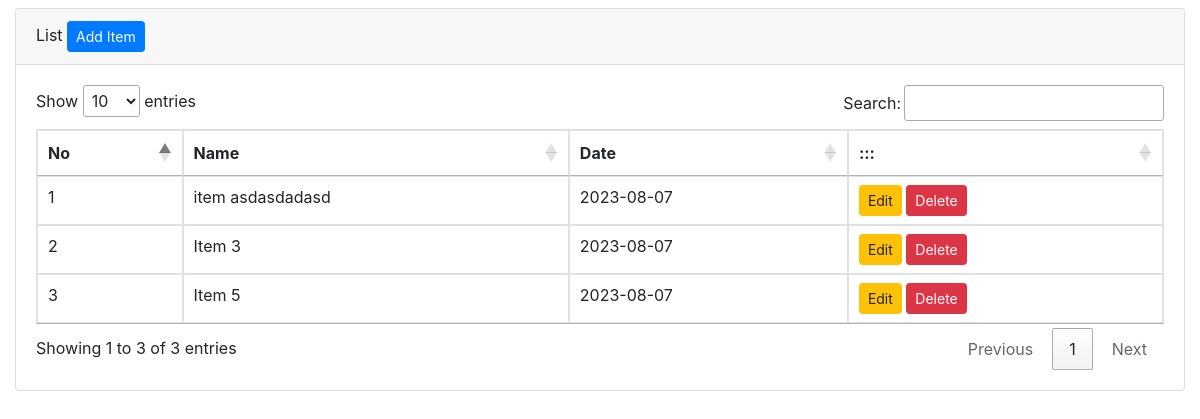
Before: / with the older database file.
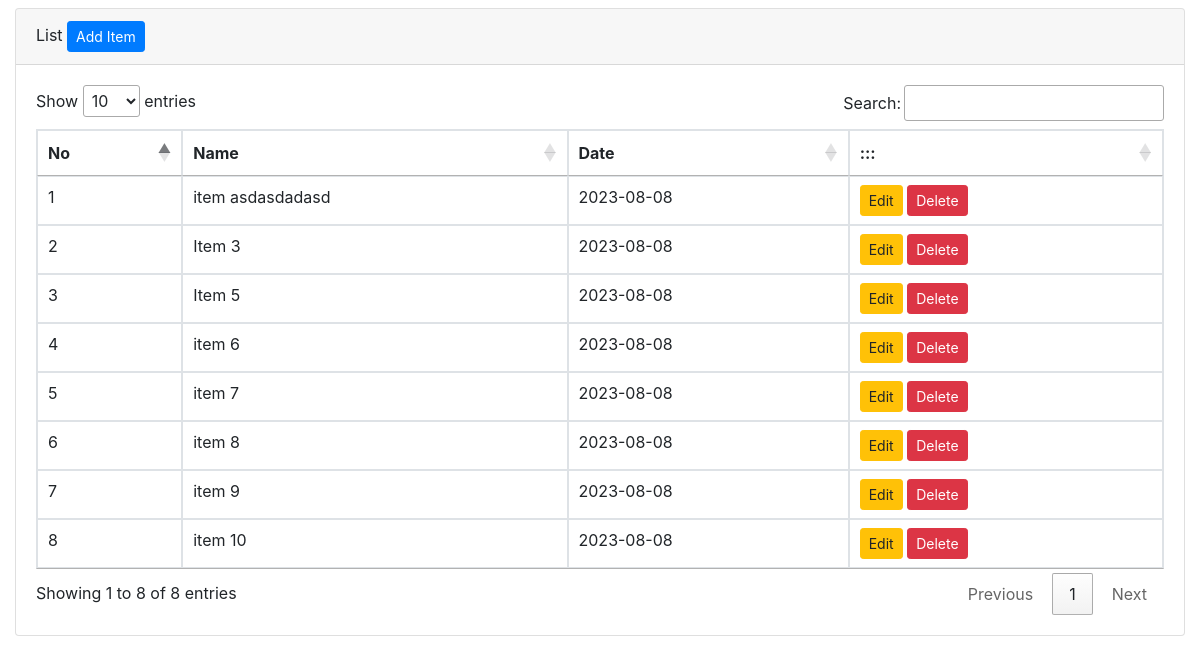
After: the same page with the newer database file.
### tables this page shows
CREATE TABLE `items` (
  `i_id` int(11) NOT NULL,
  `i_name` varchar(255) NOT NULL,
  `i_description` text NOT NULL,
  `i_date` date NOT NULL,
  `i_picture` varchar(255) NOT NULL,
  `i_price` double NOT NULL,
  `i_colors` varchar(100) NOT NULL,
  `i_url` varchar(1000) NOT NULL
);

### index.php (the view, shortened to what this page needs)
<?php
$conn = mysqli_connect("127.0.0.1", "root", "", "druddb");
?>
<!DOCTYPE html>
<html lang="en">
<head>
	<link rel="stylesheet" href="https://cdn.jsdelivr.net/npm/bootstrap@4.6.2/dist/css/bootstrap.min.css">
	<link rel="stylesheet" href="https://cdn.datatables.net/1.13.6/css/jquery.dataTables.min.css">
</head>
<body>
<div class="container-fluid">
	<div class="row">
		<div class="col-md-12">
			<div class="card mt-2">
				<div class="card-header">
					List
					<a href="add.php" class="btn btn-primary btn-sm">
						Add Item
					</a>
				</div>
				<div class="card-body">
					<table class="table table-hover table-fluid table-bordered dataTable">
						<thead>
							<tr>
								<th>No</th>
								<th>Name</th>
								<th>Date</th>
								<th>:::</th>
							</tr>
						</thead>
						<tbody>
						<?php
							$q = mysqli_query($conn, "SELECT * FROM items");
							$no = 1;
							while($r = mysqli_fetch_array($q)){
							?>
							<tr>
								<td><?= $no++ ?></td>
								<td><?= $r["i_name"] ?></td>
								<td><?= $r["i_date"] ?></td>
								<td>
									<a href="edit.php?id=<?= $r["i_id"] ?>" class="btn btn-sm btn-warning">
										Edit
									</a>
									<a href="delete.php?id=<?= $r["i_id"] ?>" class="btn btn-sm btn-danger">
										Delete
									</a>
								</td>
							</tr>
							<?php
							}
						?>
						</tbody>
					</table>
				</div>
			</div>
		</diV>
	</div>
</div>
</body>
</html>

Changed rows visible on the page:
changed items "item asdasdadasd": i_date "2023-08-07" → "2023-08-08"
changed items "Item 3": i_date "2023-08-07" → "2023-08-08"
changed items "Item 5": i_date "2023-08-07" → "2023-08-08"
added items: i_name "item 6", i_date "2023-08-08"
added items: i_name "item 7", i_date "2023-08-08"
added items: i_name "item 8", i_date "2023-08-08"
added items: i_name "item 9", i_date "2023-08-08"
added items: i_name "item 10", i_date "2023-08-08"
Other visible differences:
text written by a page script: "Show entries Search: Showing 1 to 3 of 3 entries Previous 1 Next" → "Show entries Search: Showing 1 to 8 of 8 entries Previous 1 Next"
